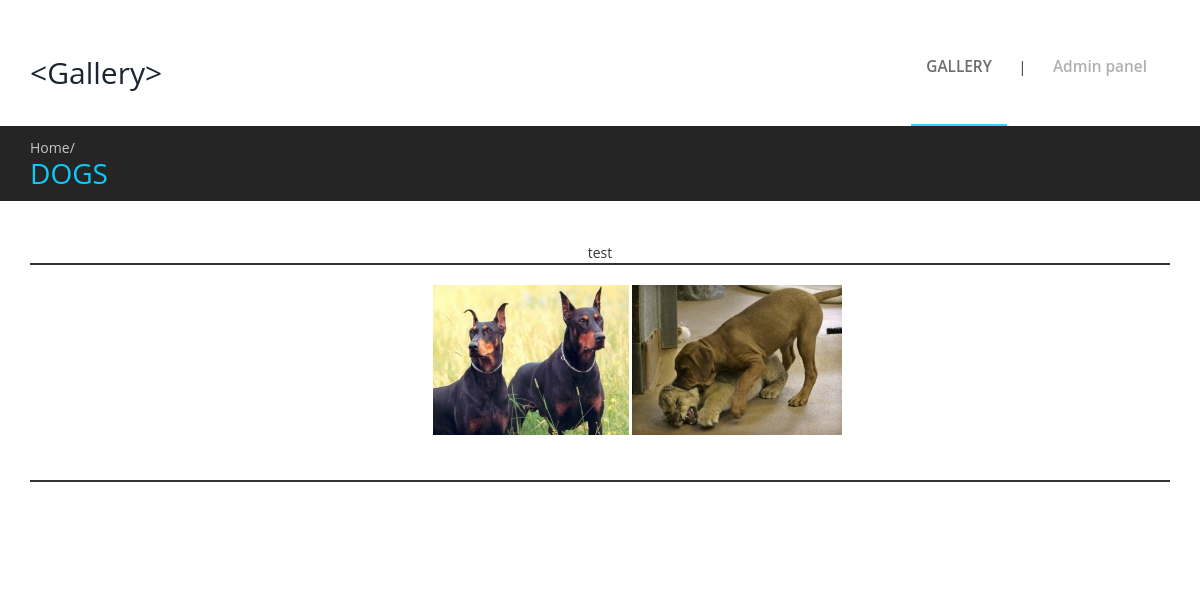
The page /gallery.php?id=7 on the database its author committed.
### tables this page shows
CREATE TABLE `tbl_album` (
  `albumid` int(10) NOT NULL,
  `name` varchar(500) NOT NULL,
  `adesc` varchar(1000) NOT NULL,
  `image` varchar(500) NOT NULL,
  `date` datetime NOT NULL,
  `status` varchar(10) NOT NULL
);

CREATE TABLE `tbl_gallery` (
  `gid` int(10) NOT NULL,
  `aid` int(10) NOT NULL,
  `gname` varchar(1000) NOT NULL,
  `gimages` varchar(1000) NOT NULL,
  `date` datetime NOT NULL,
  `status` varchar(20) NOT NULL
);

### gallery.php (the view, shortened to what this page needs)
<?php $aid=$_REQUEST['id']; ?>
<!DOCTYPE html>
<html lang="en">
<head>
	<link href="css/bootstrap.css" rel='stylesheet' type='text/css' />
<link href="css/style.css" rel="stylesheet" type="text/css" media="all" />
		<link href="litebox-master/assets/css/litebox.css" rel="stylesheet" type="text/css" media="all" />
	<link href="stylesheets/styles.css" rel="stylesheet" type="text/css">
	<link rel="stylesheet" href="pe-icon-7-stroke/css/pe-icon-7-stroke.css">
	<link rel="stylesheet" href="pe-icon-7-stroke/css/helper.css">
</head>
<body>
<div class="header">
	 <div class="container">
		 <div class="logo">
			 <a href="index.php"><h2>&lt;Gallery&gt;</h2></a>
		 </div>
		 <div class="top-menu">
				<ul>
					 <li class="active"><a href="index.php">GALLERY</a></li>
                     <li>|</li>
                     <li><a href="admin/login.php">Admin panel</a></li>
				 </ul>
		 </div>
		 <div class="clearfix"></div>
	 </div>
</div>
<div class="gallery-head">
	 <div class="gallery-info">
		 <div class="container">
			 <a href="gallery.php">Home/</a>
                       <?php
include 'connect.php';
$sql = "SELECT * FROM tbl_album where albumid='$aid'";
$rs_result = mysqli_query ($con,$sql);
while ($row = mysqli_fetch_assoc($rs_result))
{
$aname=$row['name'];
$adesc=$row['adesc'];
?>
				<h2>
				<?php echo "$aname"; ?>
				</h2>
		 </div>
	 </div>
		<div class="container">
			<div class="one-whole text-center">
            <p><?php echo "$adesc"; ?></p>
				<?php } ?>
                <hr style="border:solid 1px;margin-top:0px;">
<p style="margin-left:75px">
				<?php
		include "connect.php";
$sql = "SELECT * FROM tbl_gallery where aid=$aid and status='process'";
$result = mysqli_query($con,$sql);
while($row = mysqli_fetch_array($result))
{
$gimage=$row['gimages'];
?>
<?php	echo "<a href='admin/gupload/$gimage' target='_self' class='inline-block litebox' litebox' data-litebox-group='group-1'><img src='admin/gcatch/$gimage' class='inline-block' /></a> ";?>
<?php } ?>
</p>
</div>
</div>
</div>
<div class="bottom_footer_section">
	<div class="container">
	<div class="sixteen columns bottom_line_dev">
<br/><br/>
<hr style="border:solid 1px;margin-top:0px">
<br/>
<br/>
<br/>
		</div>
	</div>
</div>
</body>
</html>

### css/style.css (style rules this page uses)
body { margin:0; padding:0; background:#fff; font-family: 'Open Sans', sans-serif; }
body a { transition:0.5s all; -webkit-transition:0.5s all; -moz-transition:0.5s all; -o-transition:0.5s all; -ms-transition:0.5s all; }
h1,h2,h3,h4,h5,h6 { margin:0; }
p { margin:0; }
ul { margin:0; padding:0; }
.header { padding-top:4em; }
.logo { float:left; }
.logo a { display:inline-block }
.top-menu { float:right; }
.top-menu ul li { display:inline-block; }
.top-menu ul li a { display:block; font-size:1.1em; color:#b0b0b0; margin:0 0.5em; text-decoration:none; padding:0 1em 3em 1em; border-bottom:2.5px solid #fff; font-weight:600; }
.top-menu ul li.active a,.top-menu ul li a:hover { color:#6c6c6c; border-bottom:2.5px solid #33d6ff; }
.about-info,.gallery-info,.error-info,.contact-info { background:#252525; padding:1% 0; }
.about h2,.gallery-head h2,.error-info h2,.contact-info h2 { color:#0ecaf9; font-size:2em; text-transform:uppercase; display:inline-block; }
.about-info a,.gallery-info a,.error-info a,.contact-info a { color:#C6C6C6; font-size:1em; display:block; text-decoration:none; }

### rows shown on the page
tbl_album: name "DOGS", adesc "test"
tbl_gallery: gimages (picture)
tbl_gallery: gimages (picture)
